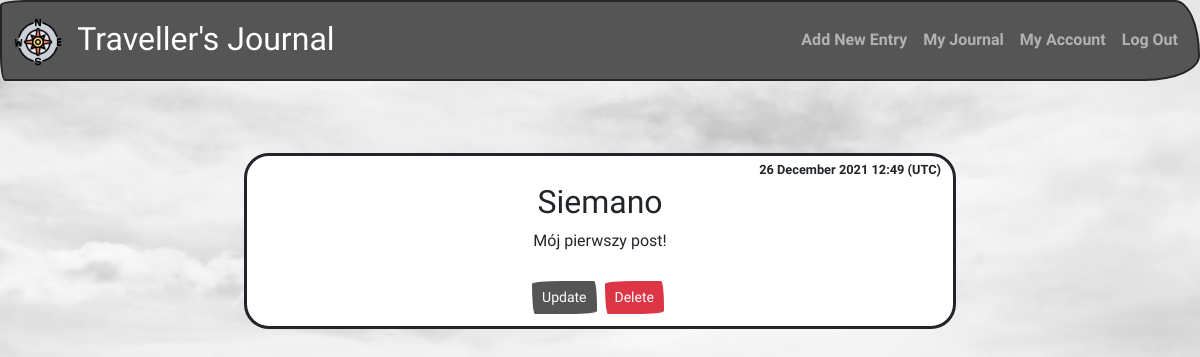
The app's page /post/1 (signed in) with its own data.
### travel/helpers.py (models this page shows, shortened)
class Post(db.Model):
    id = db.Column(db.Integer, primary_key=True)
    title = db.Column(db.String(100), nullable=False)
    date_posted = db.Column(db.DateTime, nullable=False, default=datetime.utcnow)
    content = db.Column(db.Text, nullable=False)
    user_id = db.Column(db.Integer, db.ForeignKey('user.id'), nullable=False)

### travel/views.py (the view)
@app.route("/post/<int:post_id>")
@login_required
def post(post_id):
    post = Post.query.get_or_404(post_id)
    if post.author != current_user: # only the posts written by currently logged in user are accessible
        abort(403)
    return render_template('post.html', post=post)

### travel/helpers.py (called while the page is built)
@login_manager.user_loader
def load_user(user_id):
    return User.query.get(int(user_id))

### travel/templates/post.html (shortened to what this page needs)
{% extends "layout.html" %}
{% block content %}
        <div class="row">
            <div class="post col-8 offset-2 bg-light rounded mb-2">
                <div class="date text-end py-1">{{ post.date_posted.strftime('%d %B %Y %-H:%M (UTC)') }}</div>
                <h2>{{ post.title }}</h2>
                <p>{{ post.content | safe }}</p>
                <div class="py-2">
                    <a href="{{ url_for('update_post', post_id=post.id ) }}" class="btn btn-secondary btn-sm my-1">Update</a>
                    <button type="button" class="btn btn-danger btn-sm m-1" data-bs-toggle="modal" data-bs-target="#deleteModal">
                        Delete
                    </button>
                </div>
            </div>
        </div>
{% endblock %}

### travel/static/styles.css (style rules this page uses)
body { background-image:url(/static/imgs/background.jpg); background-position: center; background-size: cover; background-repeat: no-repeat; min-height: 100vh; }
a { text-decoration: none; }
p { font-weight: normal; }
.date { font-size: 0.8rem; }
.post { border: solid; }

### records on screen
Post: date_posted "26 December 2021 12:49 (UTC)", title "Siemano", content "Mój pierwszy post!"
